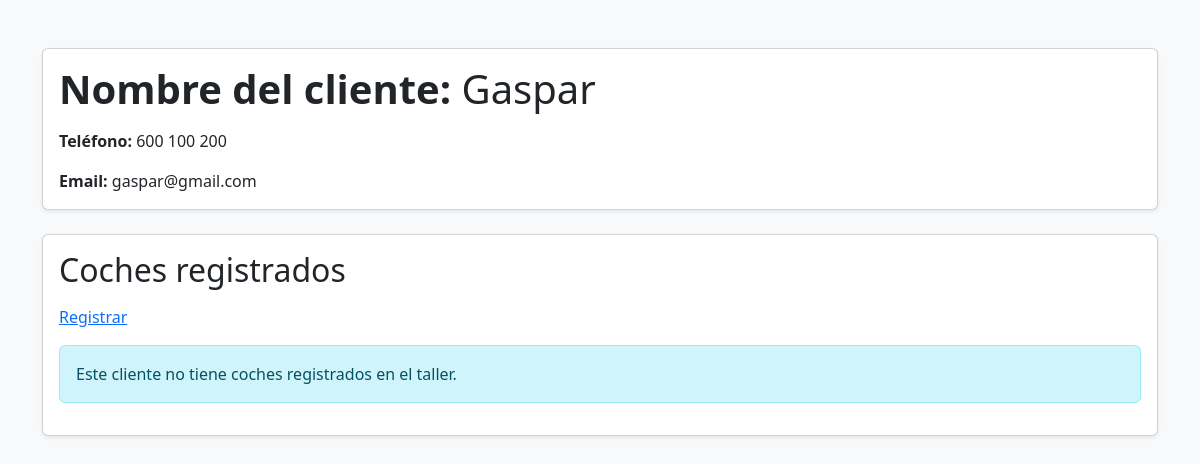
The page /gestion/clientes/1/ on the database as committed earlier.
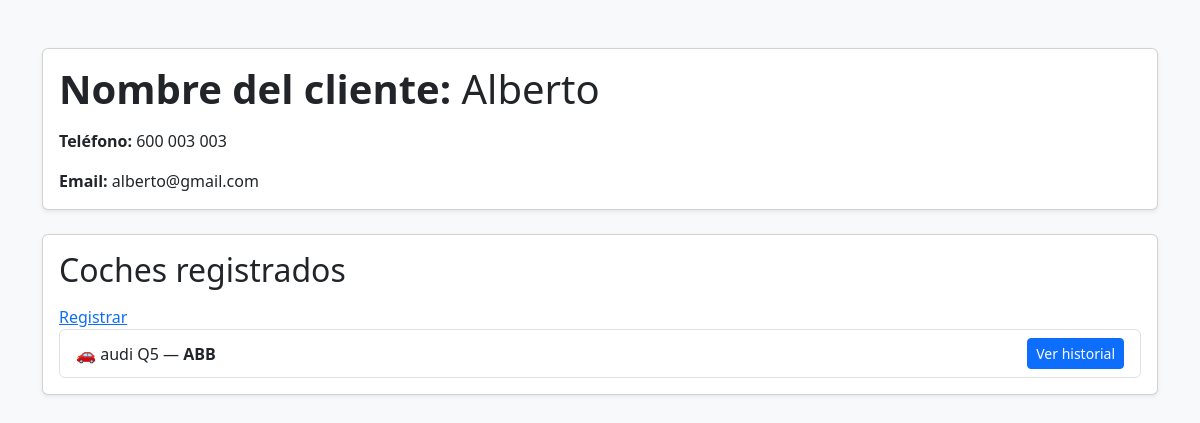
The same page on the database as committed later.
### app_gestion_taller/models.py (models this page shows, shortened)
class Cliente(models.Model):
    nombre = models.CharField(max_length=100)
    email = models.EmailField(unique=True)
    telefono = models.CharField(max_length=20)

class Coche(models.Model):
    cliente = models.ForeignKey(Cliente, on_delete=models.CASCADE)
    marca = models.CharField(max_length=50)
    modelo = models.CharField(max_length=50)
    matricula = models.CharField(max_length=10, primary_key=True)

### app_gestion_taller/views.py (the view)
# urls.py: path('clientes/<int:cliente_id>/', buscar_clienteById, name='buscar_cliente_id'),
def buscar_clienteById(request, cliente_id):
    if request.method != "GET":
        return JsonResponse({"error": "Método no permitido"}, status=405)
    try:
        cliente = Cliente.objects.all().get(id = cliente_id)
        coches = Coche.objects.filter(cliente=cliente)
        dirCliente = {
                        'cliente': cliente,
                        'coches': coches
                     }
        return render(request, 'app_gestion_taller/info_cliente.html', dirCliente)
    except Cliente.DoesNotExist:
        return JsonResponse({"message": "El cliente filtrado no existe."}, status=404)

### templates/app_gestion_taller/info_cliente.html (shortened to what this page needs)
<!DOCTYPE html>
<!DOCTYPE html>
<html lang="es">
<head>
    <link href="https://cdn.jsdelivr.net/npm/bootstrap@5.3.3/dist/css/bootstrap.min.css" rel="stylesheet">
</head>
<body class="bg-light">
<div class="container mt-5">
    <div class="card shadow-sm mb-4">
        <div class="card-body">
            <h1 class="card-title mb-3">
                <strong>Nombre del cliente:</strong> {{ cliente.nombre }}
            </h1>
            <p class="card-text">
                <strong>Teléfono:</strong> {{ cliente.telefono }}
            </p>
            <p class="card-text">
                <strong>Email:</strong> {{ cliente.email }}
            </p>
        </div>
    </div>
    <div class="card shadow-sm">
        <div class="card-body">
            <h2 class="card-title mb-3">Coches registrados</h2>
            <a href="{% url 'formulario_registro_coche' %}">Registrar</a>
            {% if coches %}
                <ul class="list-group">
                    {% for coche in coches %}
                    <li class="list-group-item d-flex justify-content-between align-items-center">
                        <span>
                            🚗 {{ coche.marca }} {{ coche.modelo }} — <strong>{{ coche.matricula }}</strong>
                        </span>
                        <a href="{% url 'historial_cliente_id' cliente.id %}"
                           class="btn btn-sm btn-primary">
                            Ver historial
                        </a>
                    </li>
                    {% endfor %}
                </ul>
            {% else %}
                <div class="alert alert-info mt-3">
                    Este cliente no tiene coches registrados en el taller.
                </div>
            {% endif %}
        </div>
    </div>
</div>
</body>
</html>

Rows that differ between the two databases and show on the page:
changed Cliente: nombre "Gaspar" → "Alberto"; telefono "600 100 200" → "600 003 003"; email "gaspar@gmail.com" → "alberto@gmail.com"
added Coche: marca "audi", modelo "Q5", matricula "ABB"
Other text that changed with them:
text no longer shown: "Este cliente no tiene coches registrados en el taller."
